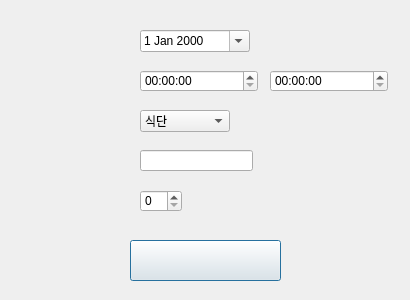
<?xml version="1.0" encoding="UTF-8"?>
<ui version="4.0">
 <class>Dialog</class>
 <widget class="QDialog" name="Dialog">
  <property name="geometry">
   <rect>
    <x>0</x>
    <y>0</y>
    <width>410</width>
    <height>300</height>
   </rect>
  </property>
  <property name="windowTitle">
   <string>Dialog</string>
  </property>
  <property name="windowIcon">
   <iconset>
    <normaloff>../images/IMG_3253.ico</normaloff>../images/IMG_3253.ico</iconset>
  </property>
  <widget class="QDateEdit" name="dateEdit">
   <property name="geometry">
    <rect>
     <x>140</x>
     <y>30</y>
     <width>110</width>
     <height>22</height>
    </rect>
   </property>
   <property name="styleSheet">
    <string notr="true">font: 9pt &quot;경기천년바탕 Regular&quot;;</string>
   </property>
   <property name="calendarPopup">
    <bool>true</bool>
   </property>
  </widget>
  <widget class="QTimeEdit" name="timeEdit_start">
   <property name="geometry">
    <rect>
     <x>140</x>
     <y>70</y>
     <width>118</width>
     <height>22</height>
    </rect>
   </property>
   <property name="styleSheet">
    <string notr="true">font: 9pt &quot;경기천년바탕 Regular&quot;;</string>
   </property>
  </widget>
  <widget class="QTimeEdit" name="timeEdit_finish">
   <property name="geometry">
    <rect>
     <x>270</x>
     <y>70</y>
     <width>118</width>
     <height>22</height>
    </rect>
   </property>
   <property name="styleSheet">
    <string notr="true">font: 9pt &quot;경기천년바탕 Regular&quot;;</string>
   </property>
  </widget>
  <widget class="QComboBox" name="comboBoxss">
   <property name="geometry">
    <rect>
     <x>140</x>
     <y>110</y>
     <width>90</width>
     <height>22</height>
    </rect>
   </property>
   <property name="styleSheet">
    <string notr="true">font: 9pt &quot;경기천년바탕 Regular&quot;;</string>
   </property>
   <item>
    <property name="text">
     <string>식단</string>
    </property>
   </item>
   <item>
    <property name="text">
     <string>운동</string>
    </property>
   </item>
   <item>
    <property name="text">
     <string>공부</string>
    </property>
   </item>
   <item>
    <property name="text">
     <string>오락</string>
    </property>
   </item>
   <item>
    <property name="text">
     <string>돈</string>
    </property>
   </item>
   <item>
    <property name="text">
     <string>청소</string>
    </property>
   </item>
   <item>
    <property name="text">
     <string>수면</string>
    </property>
   </item>
   <item>
    <property name="text">
     <string>외출</string>
    </property>
   </item>
  </widget>
  <widget class="QPushButton" name="set_sche_btn">
   <property name="geometry">
    <rect>
     <x>130</x>
     <y>240</y>
     <width>151</width>
     <height>41</height>
    </rect>
   </property>
   <property name="text">
    <string/>
   </property>
  </widget>
  <widget class="QSpinBox" name="spinBox">
   <property name="geometry">
    <rect>
     <x>140</x>
     <y>190</y>
     <width>42</width>
     <height>22</height>
    </rect>
   </property>
   <property name="styleSheet">
    <string notr="true">font: 9pt &quot;경기천년바탕 Regular&quot;;</string>
   </property>
   <property name="maximum">
    <number>5</number>
   </property>
  </widget>
  <widget class="QLineEdit" name="lineEdit">
   <property name="geometry">
    <rect>
     <x>140</x>
     <y>150</y>
     <width>113</width>
     <height>21</height>
    </rect>
   </property>
   <property name="text">
    <string/>
   </property>
  </widget>
 </widget>
 <resources/>
 <connections/>
</ui>
